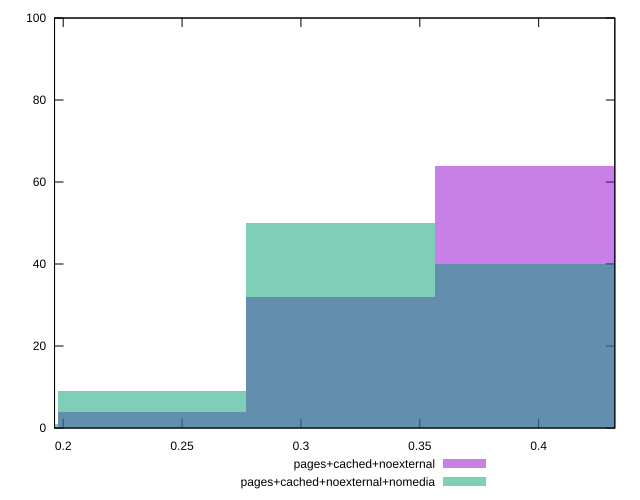

Recreate this plot in gnuplot.
reset

$pagesCachedNoexternal <<EOF
0.395769819180889 64
0.3166158553447112 32
0.23746189150853342 4
EOF

$pagesCachedNoexternalNomedia <<EOF
0.3166158553447112 50
0.395769819180889 40
0.23746189150853342 9
0.1583079276723556 1
EOF

set key outside below
set boxwidth 0.0791539638361778
set xrange [0.19635031729834942:0.4320389126391154]
set yrange [0:100]
set trange [0:100]
set style fill transparent solid 0.5 noborder
set terminal svg size 640, 500 enhanced background rgb 'white'
set output "reprap/meta/pScore/comparison/histogram/2_vs_3.svg"

plot $pagesCachedNoexternal title "pages+cached+noexternal" with boxes, \
     $pagesCachedNoexternalNomedia title "pages+cached+noexternal+nomedia" with boxes

reset
